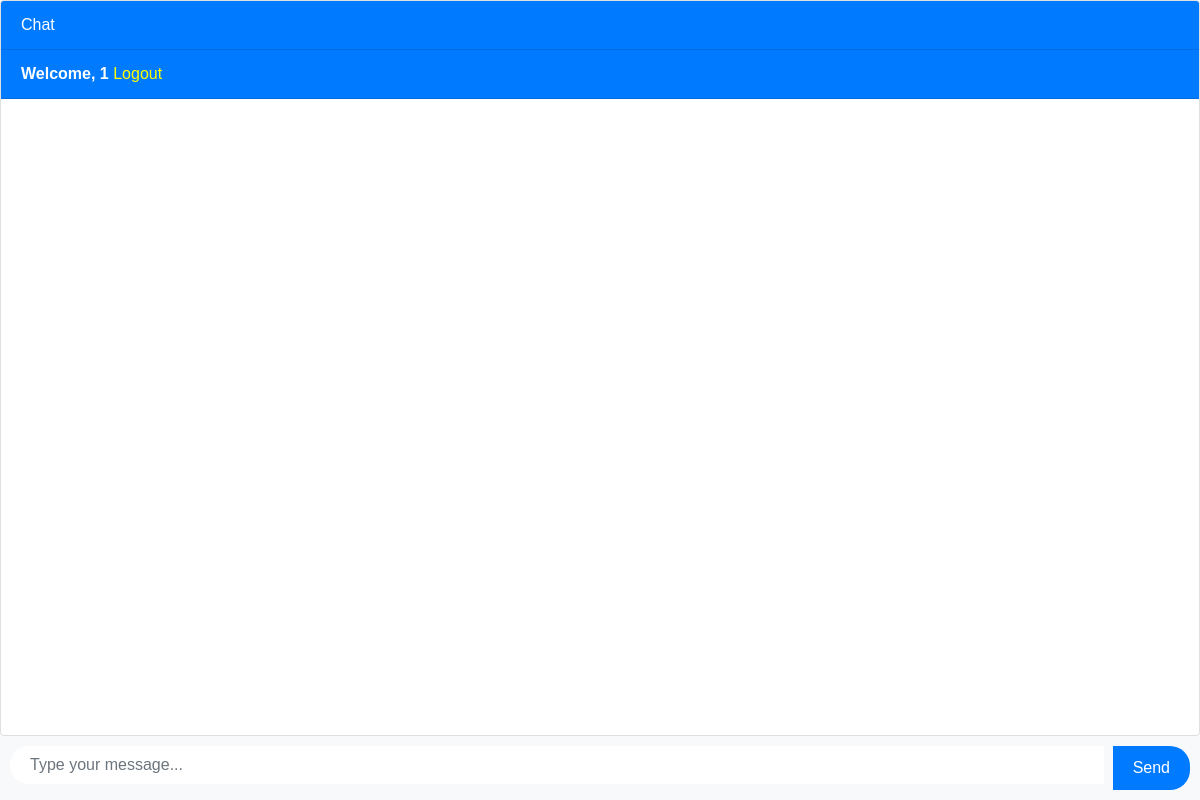
The app's page / (signed in), older data.
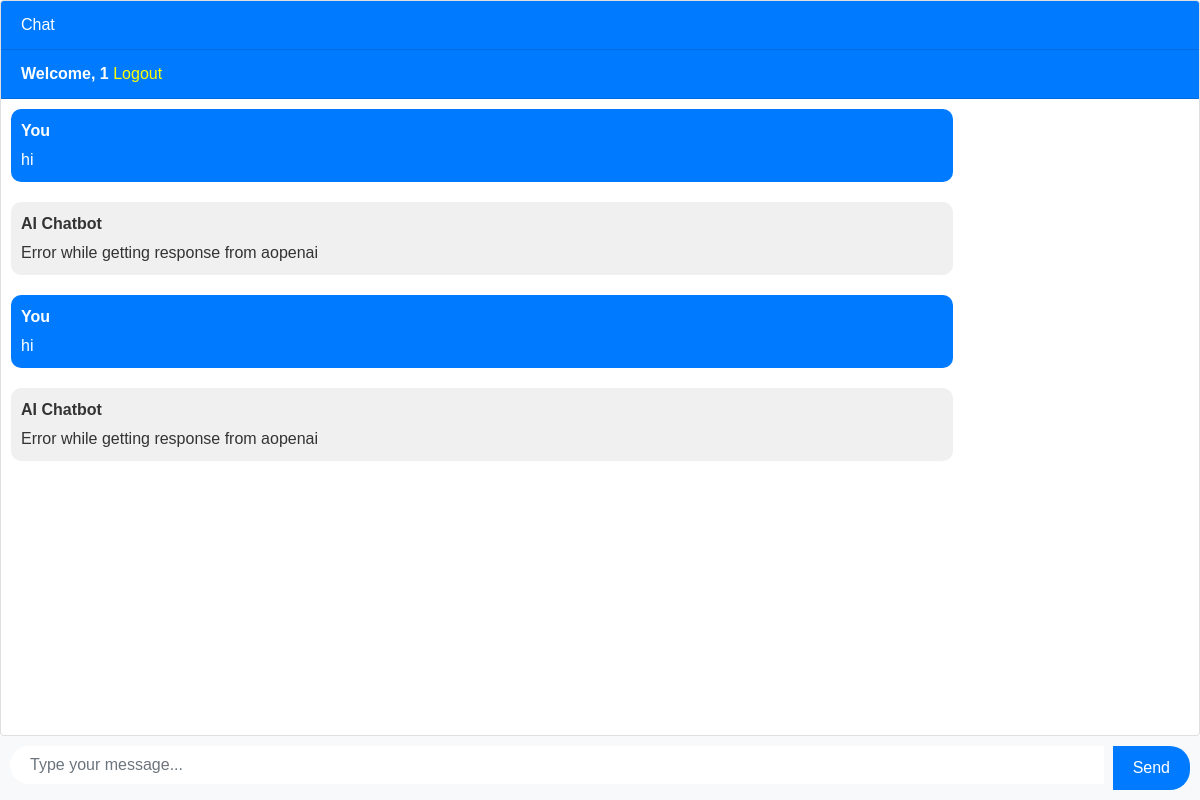
The same page, newer data.
### chatbot/models.py (models this page shows, shortened)
class Chat(models.Model):
    user = models.ForeignKey(User, on_delete=models.CASCADE)
    message = models.TextField()
    response = models.TextField()
    created_at = models.DateTimeField(auto_now_add=True)

### chatbot/views.py (the view)
# urls.py: path('', include('chatbot.urls')),
def chatbot(request):
    chats = Chat.objects.filter(user=request.user)
    if request.method == 'POST':
        message = request.POST.get('message')
        response = ask_openai(message)
        chat = Chat(user=request.user, message=message, response=response, created_at=timezone.now())
        chat.save()
        return JsonResponse({'message': message, 'response': response})
    return render(request, 'chatbot.html', {'chats': chats})

### templates/chatbot.html (shortened to what this page needs)
{% extends 'base.html' %}
{% block content %}
<div class="chat-container">
  <div class="card flex-grow-1">
    <div class="card-header bg-primary text-white">Chat</div>
    {% if user.is_authenticated %}
    <div class="card-header bg-primary text-white"><b>Welcome, {{user.username}}</b>   <a style="color: yellow;" href="logout">Logout</a></div>
    {% else %}
    <div class="card-header bg-primary text-white"><a style="color: yellow" href="login">Login</a>   <a style="color: yellow;" href="register">Register</a></div>
    {% endif %}
    <div class="card-body messages-box">
      <ul class="list-unstyled messages-list">
        {% for chat in chats %}
          {% if chat.user == request.user %}
            <li class="message sent">
          <div class="message-text">
            <div class="message-sender">
              <b>You</b>
            </div>
            <div class="message-content">
              {{chat.message}}
            </div>
          </div>
        </li>
        <li class="message received">
          <div class="message-text">
            <div class="message-sender">
              <b>AI Chatbot</b>
            </div>
            <div class="message-content">
              {{chat.response}}
            </div>
          </div>
        </li>
          {% endif %}
        {% endfor %}
      </ul>
    </div>
    <br><br>
    <br><br>
    <br><br>
  </div>
  <form class="message-form">
    <div class="input-group">
      <input type="text" class="form-control message-input" placeholder="Type your message...">
      <div class="input-group-append">
        <button type="submit" class="btn btn-primary btn-send">Send</button>
      </div>
    </div>
  </form>
</div>
{% endblock %}

### templates/base.html (shortened to what this page needs)
<!DOCTYPE html>
<html lang="en">
  <head>
    <link rel="stylesheet" href="https://stackpath.bootstrapcdn.com/bootstrap/4.3.1/css/bootstrap.min.css">
  </head>
  <body>
    {% block content %}{% endblock %}
  </body>
</html>

### templates/chatbot.html (style rules this page uses)
body, html { height: 100%; font-family: Arial, sans-serif; }
.chat-container { display: flex; flex-direction: column; height: 100%; }
.messages-box { flex: 1; overflow-y: auto; padding: 10px; }
.message { max-width: 80%; margin-bottom: 20px; overflow-wrap: break-word; }
.message-text { padding: 10px; border-radius: 10px; }
.sent .message-text { background-color: #007bff; color: white; align-self: flex-end; }
.received .message-text { background-color: #f1f0f0; color: #333; align-self: flex-start; }
.message-sender { font-weight: bold; margin-bottom: 5px; }
.message-content { word-wrap: break-word; }
.message-form { padding: 10px; background-color: #f8f9fa; }
.message-input { width: calc(100% - 90px); border: none; border-radius: 20px; padding: 10px 20px; margin-right: 10px; font-size: 16px; }
.btn-send { background-color: #007bff; color: white; border: none; border-radius: 20px; padding: 10px 20px; font-size: 16px; cursor: pointer; }

Row changes from the older to the newer data that the page shows:
added Chat: message "hi", response "Error while getting response from aopenai"
added Chat: message "hi", response "Error while getting response from aopenai"
